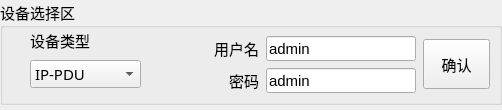
<?xml version="1.0" encoding="UTF-8"?>
<ui version="4.0">
 <class>Up_DevSelectWid</class>
 <widget class="QWidget" name="Up_DevSelectWid">
  <property name="geometry">
   <rect>
    <x>0</x>
    <y>0</y>
    <width>502</width>
    <height>110</height>
   </rect>
  </property>
  <property name="windowTitle">
   <string>Form</string>
  </property>
  <layout class="QGridLayout" name="gridLayout_2">
   <property name="leftMargin">
    <number>0</number>
   </property>
   <property name="topMargin">
    <number>0</number>
   </property>
   <property name="rightMargin">
    <number>0</number>
   </property>
   <property name="bottomMargin">
    <number>5</number>
   </property>
   <property name="spacing">
    <number>0</number>
   </property>
   <item row="0" column="0">
    <widget class="QGroupBox" name="groupBox">
     <property name="font">
      <font>
       <family>微软雅黑</family>
       <pointsize>11</pointsize>
      </font>
     </property>
     <property name="title">
      <string>设备选择区</string>
     </property>
     <widget class="QLabel" name="label">
      <property name="geometry">
       <rect>
        <x>159</x>
        <y>38</y>
        <width>100</width>
        <height>20</height>
       </rect>
      </property>
      <property name="sizePolicy">
       <sizepolicy hsizetype="Fixed" vsizetype="Fixed">
        <horstretch>0</horstretch>
        <verstretch>0</verstretch>
       </sizepolicy>
      </property>
      <property name="minimumSize">
       <size>
        <width>100</width>
        <height>20</height>
       </size>
      </property>
      <property name="maximumSize">
       <size>
        <width>100</width>
        <height>20</height>
       </size>
      </property>
      <property name="font">
       <font>
        <family>微软雅黑</family>
        <pointsize>11</pointsize>
       </font>
      </property>
      <property name="text">
       <string>用户名</string>
      </property>
      <property name="alignment">
       <set>Qt::AlignRight|Qt::AlignTrailing|Qt::AlignVCenter</set>
      </property>
     </widget>
     <widget class="QLineEdit" name="userEdit">
      <property name="geometry">
       <rect>
        <x>266</x>
        <y>36</y>
        <width>150</width>
        <height>25</height>
       </rect>
      </property>
      <property name="sizePolicy">
       <sizepolicy hsizetype="Fixed" vsizetype="Fixed">
        <horstretch>0</horstretch>
        <verstretch>0</verstretch>
       </sizepolicy>
      </property>
      <property name="minimumSize">
       <size>
        <width>150</width>
        <height>25</height>
       </size>
      </property>
      <property name="maximumSize">
       <size>
        <width>150</width>
        <height>25</height>
       </size>
      </property>
      <property name="font">
       <font>
        <family>Arial</family>
        <pointsize>11</pointsize>
       </font>
      </property>
      <property name="text">
       <string>admin</string>
      </property>
     </widget>
     <widget class="QPushButton" name="okBtn">
      <property name="geometry">
       <rect>
        <x>423</x>
        <y>39</y>
        <width>67</width>
        <height>50</height>
       </rect>
      </property>
      <property name="sizePolicy">
       <sizepolicy hsizetype="Fixed" vsizetype="Fixed">
        <horstretch>0</horstretch>
        <verstretch>0</verstretch>
       </sizepolicy>
      </property>
      <property name="minimumSize">
       <size>
        <width>30</width>
        <height>50</height>
       </size>
      </property>
      <property name="text">
       <string>确认</string>
      </property>
     </widget>
     <widget class="QLabel" name="label_2">
      <property name="geometry">
       <rect>
        <x>159</x>
        <y>70</y>
        <width>100</width>
        <height>20</height>
       </rect>
      </property>
      <property name="sizePolicy">
       <sizepolicy hsizetype="Fixed" vsizetype="Fixed">
        <horstretch>0</horstretch>
        <verstretch>0</verstretch>
       </sizepolicy>
      </property>
      <property name="minimumSize">
       <size>
        <width>100</width>
        <height>20</height>
       </size>
      </property>
      <property name="maximumSize">
       <size>
        <width>100</width>
        <height>20</height>
       </size>
      </property>
      <property name="font">
       <font>
        <family>微软雅黑</family>
        <pointsize>11</pointsize>
       </font>
      </property>
      <property name="text">
       <string>密码</string>
      </property>
      <property name="alignment">
       <set>Qt::AlignRight|Qt::AlignTrailing|Qt::AlignVCenter</set>
      </property>
     </widget>
     <widget class="QLineEdit" name="pwdEdit">
      <property name="geometry">
       <rect>
        <x>266</x>
        <y>68</y>
        <width>150</width>
        <height>25</height>
       </rect>
      </property>
      <property name="sizePolicy">
       <sizepolicy hsizetype="Fixed" vsizetype="Fixed">
        <horstretch>0</horstretch>
        <verstretch>0</verstretch>
       </sizepolicy>
      </property>
      <property name="minimumSize">
       <size>
        <width>150</width>
        <height>25</height>
       </size>
      </property>
      <property name="maximumSize">
       <size>
        <width>150</width>
        <height>25</height>
       </size>
      </property>
      <property name="font">
       <font>
        <family>Arial</family>
        <pointsize>11</pointsize>
       </font>
      </property>
      <property name="text">
       <string>admin</string>
      </property>
     </widget>
     <widget class="QComboBox" name="comboBox">
      <property name="geometry">
       <rect>
        <x>30</x>
        <y>60</y>
        <width>111</width>
        <height>28</height>
       </rect>
      </property>
      <item>
       <property name="text">
        <string>IP-PDU</string>
       </property>
      </item>
      <item>
       <property name="text">
        <string>MPDU</string>
       </property>
      </item>
      <item>
       <property name="text">
        <string>SPDU</string>
       </property>
      </item>
      <item>
       <property name="text">
        <string>RPDU</string>
       </property>
      </item>
      <item>
       <property name="text">
        <string>ZPDU</string>
       </property>
      </item>
     </widget>
     <widget class="QLabel" name="label_3">
      <property name="geometry">
       <rect>
        <x>30</x>
        <y>30</y>
        <width>101</width>
        <height>21</height>
       </rect>
      </property>
      <property name="text">
       <string>设备类型</string>
      </property>
     </widget>
    </widget>
   </item>
  </layout>
 </widget>
 <resources/>
 <connections/>
</ui>
